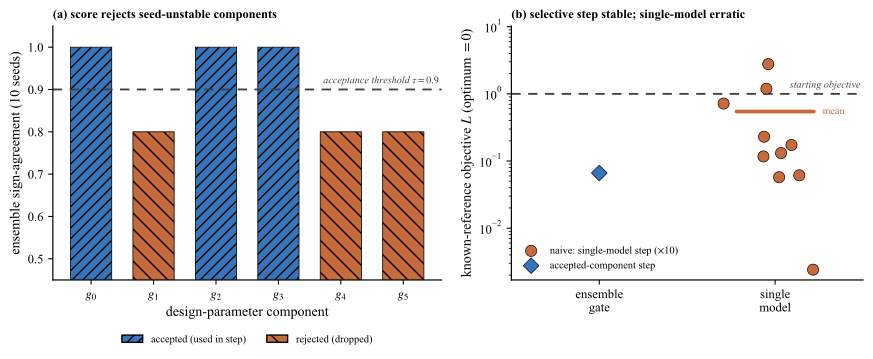

Generate this figure with Python:
# -*- coding: utf-8 -*-
# fig_endtoend (2 panels) on a solver-validated testbed.
# (a) per-component sign-agreement; the gate drops the seed-unstable components.
# (b) oracle-verified objective after a single-model step vs the ensemble gate step.
import os
os.environ['KMP_DUPLICATE_LIB_OK'] = 'TRUE'
import numpy as np
import matplotlib as mpl; mpl.use('Agg')
import matplotlib.pyplot as plt
from matplotlib.transforms import offset_copy
mpl.rcParams.update({'font.family': 'serif', 'font.serif': ['Times New Roman'], 'mathtext.fontset': 'stix',
    'pdf.fonttype': 42, 'ps.fonttype': 42, 'axes.spines.top': False, 'axes.spines.right': False,
    'axes.labelsize': 10.5, 'xtick.labelsize': 9.5, 'ytick.labelsize': 9.5, 'legend.fontsize': 8.5, 'axes.linewidth': 0.9})
DIR = os.path.dirname(os.path.abspath(__file__)); GRN = '#3775BA'; ACC = '#C76B3C'; NEU = '#4D4D4D'
d = np.load(os.path.join(DIR, 'endtoend.npz'))
sa = d['sign_agree']; trust = d['trust']; tau = float(d['tau']); K = len(sa)
L0 = float(d['L0']); Lg = float(d['L_gate']); Ln = np.atleast_1d(d['L_naive'])
rng = np.random.default_rng(2)

fig, (a, b) = plt.subplots(1, 2, figsize=(9.2, 3.9), gridspec_kw={'width_ratios': [1.05, 0.95]})

# (a) per-component ensemble sign-agreement; gate drops the seed-unstable ones
cols = [GRN if t else ACC for t in trust]
bars = a.bar(np.arange(K), sa, color=cols, edgecolor='k', lw=0.6, width=0.66)
for patch, accepted in zip(bars, trust):
    patch.set_hatch('///' if accepted else '\\\\')
a.axhline(tau, color='#404040', ls=(0, (5, 4)), lw=1.4)
_tra = offset_copy(a.get_yaxis_transform(), fig=fig, x=-2, y=3, units='points')
a.text(1.0, tau, rf'acceptance threshold $\tau={tau:.1f}$', transform=_tra, ha='right', va='bottom', fontsize=7.6, color='#404040', style='italic')
a.set_xticks(np.arange(K)); a.set_xticklabels([f'$g_{{{k}}}$' for k in range(K)])
a.set_ylim(0.45, 1.05); a.set_ylabel('ensemble sign-agreement (10 seeds)'); a.set_xlabel('design-parameter component')
from matplotlib.patches import Patch
a.legend(handles=[Patch(fc=GRN, ec='k', hatch='///', label='accepted (used in step)'), Patch(fc=ACC, ec='k', hatch='\\\\', label='rejected (dropped)')],
         frameon=False, fontsize=7.8, loc='upper center', bbox_to_anchor=(0.5, -0.18), ncol=2)
a.set_title('(a) score rejects seed-unstable components', loc='left', fontsize=9.3, fontweight='bold')

# (b) oracle-verified objective after the step: ensemble gate vs single-model
a.set_axisbelow(True)
xb = 1 + 0.12 * rng.standard_normal(len(Ln))
b.scatter(xb, Ln, s=70, c=ACC, edgecolors='k', linewidths=0.5, zorder=3, label='naive: single-model step ($\\times$10)')
_m = float(Ln.mean()); b.plot([1 - 0.22, 1 + 0.22], [_m, _m], '-', color=ACC, lw=2.8, zorder=5, solid_capstyle='round')
b.text(1 + 0.27, _m, 'mean', va='center', ha='left', fontsize=7.6, color=ACC)
b.scatter([0], [Lg], s=70, marker='D', c=GRN, edgecolors='k', linewidths=0.5, zorder=4, label='accepted-component step')
b.axhline(L0, color='#404040', ls=(0, (5, 4)), lw=1.4)
_trb = offset_copy(b.get_yaxis_transform(), fig=fig, x=-2, y=3, units='points')
b.text(1.0, L0, 'starting objective', transform=_trb, ha='right', va='bottom', fontsize=7.6, color='#404040', style='italic')
b.set_yscale('log'); b.set_xlim(-0.5, 1.5); b.set_xticks([0, 1]); b.set_xticklabels(['ensemble\ngate', 'single\nmodel'])
b.set_ylabel('known-reference objective $L$ (optimum $=0$)')
_yl = b.get_ylim(); b.set_ylim(_yl[0], _yl[1] * 2.6)   # headroom so the title clears the top point
b.legend(frameon=False, fontsize=7.8, loc='lower left')
b.set_title('(b) selective step stable; single-model erratic', loc='left', fontsize=9.3, fontweight='bold')

fig.tight_layout()
for ext in ('pdf', 'svg', 'png', 'tiff'):
    dpi = 300 if ext == 'png' else (600 if ext == 'tiff' else None)
    fig.savefig(os.path.join(DIR, f'fig_endtoend.{ext}'), dpi=dpi, bbox_inches='tight')
print(f'saved fig_endtoend; gate L={Lg:.3f}, naive L={Ln.mean():.3f}+-{Ln.std():.3f} (worst {Ln.max():.3f})')
